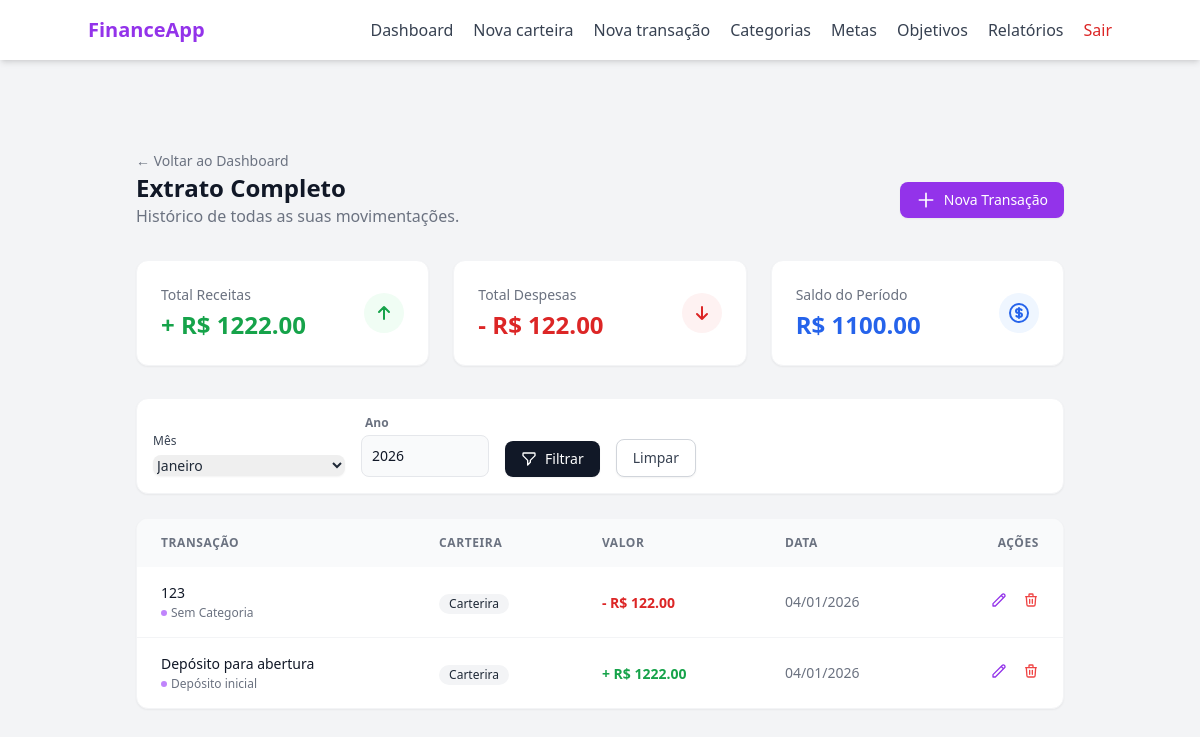
The app's page /transaction (signed in), older data.
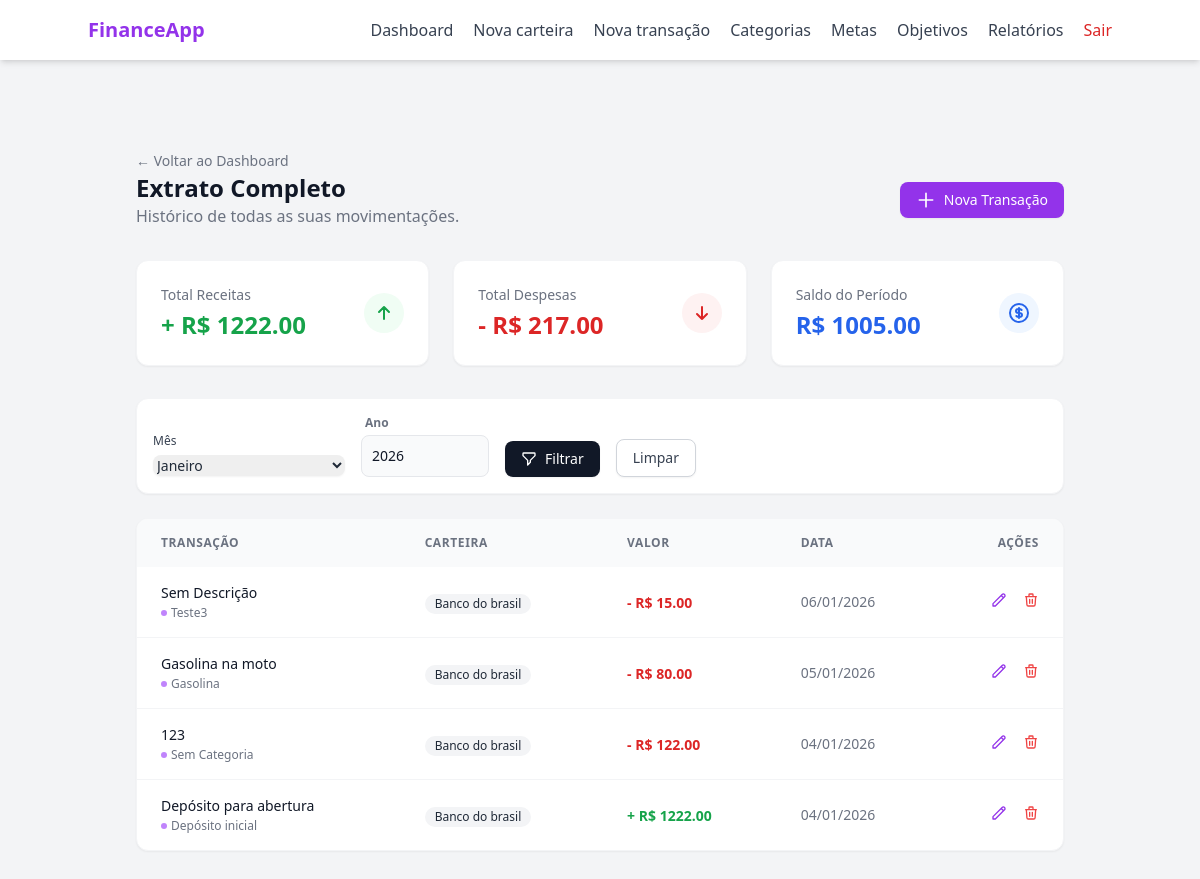
The same page, newer data.
### models/transaction.py (models this page shows, shortened)
class Transaction(db.Model):
    __tablename__ = "transactions"
    id = db.Column(db.Integer, primary_key= True)
    transaction_type = db.Column(db.String(20), nullable= False)
    value = db.Column(db.Float, nullable= False)
    created_at = db.Column(db.Date, default= lambda: datetime.now(timezone.utc).date())
    description = db.Column(db.String(100), nullable= True)
    wallet_id = db.Column(db.Integer, db.ForeignKey("wallets.id"), nullable= False)
    category_id = db.Column(db.Integer, db.ForeignKey("categories.id"), nullable= True)
    category = db.relationship("Category", backref= "transactions", lazy= True)
    wallet = db.relationship("Wallet", backref= "transactions", lazy= True)

### models/wallet.py (models this page shows, shortened)
class Wallet(db.Model):
    __tablename__ = "wallets"
    id = db.Column(db.Integer, primary_key= True)
    wallet_name = db.Column(db.String(100), nullable= False)
    initial_balance = db.Column(db.Float, default= 0.0)
    current_balance = db.Column(db.Float, default= 0.0)
    is_active = db.Column(db.Boolean, default= True)
    created_at = db.Column(db.DateTime, default= lambda: datetime.now(timezone.utc).date())
    user_id = db.Column(db.Integer, db.ForeignKey("users.id"), nullable= False)

### models/category.py (models this page shows, shortened)
class Category(db.Model):
    __tablename__ = "categories"
    id = db.Column(db.Integer, primary_key= True)
    name = db.Column(db.String(100), nullable= False)
    type = db.Column(db.String(20), nullable= False)
    __mapper_args__ = {
        "polymorphic_on": type,
        "polymorphic_identity": "category"
    }

class SystemCategory(Category):
    __mapper_args__ = {
        "polymorphic_identity": "system"
    }
    is_default = db.Column(db.Boolean, default= True)

### routes/transaction_routes.py (the view)
@transaction_bp.route("", methods=["GET"])
@login_required
def transaction_page():
    today = datetime.now()
    selected_month = request.args.get("month", today.month, type=int)
    selected_year = request.args.get("year", today.year, type=int)
    transactions = TransactionController.get_user_transactions(
        user_id=current_user.id,
        month=selected_month,
        year=selected_year
    )
    total_income = sum(t.value for t in transactions if t.transaction_type == "income")
    total_expense = sum(t.value for t in transactions if t.transaction_type == "expense")
    total_balance = total_income - total_expense
    categories = CategoryController.get_user_categories(user_id= current_user.id)
    return render_template("transaction/index.html",
                           transactions=transactions,
                           total_income=total_income,
                           total_expense=total_expense,
                           total_balance=total_balance,
                           categories = categories,
                           selected_month=selected_month,
                           selected_year=selected_year)

### controllers/category_controller.py (called while the page is built)
    @staticmethod
    def get_user_categories(user_id):
        return UserCategory.query.filter_by(user_id= user_id).all()

### controllers/transaction_controller.py (called while the page is built)
    @staticmethod
    def get_user_transactions(user_id, month=None, year=None):
        if month is None or year is None:
            return Transaction.query.join(Wallet).filter(
                Wallet.user_id == user_id
            ).order_by(Transaction.created_at.desc()).order_by(Transaction.id.desc()).all()
        return Transaction.query.join(Wallet).filter(
            Wallet.user_id == user_id,
            extract("month", Transaction.created_at) == month,
            extract("year", Transaction.created_at) == year
        ).order_by(Transaction.created_at.desc()).order_by(Transaction.id.desc()).all()

### templates/transaction/index.html (shortened to what this page needs)
{% extends "base.html" %}
{% block content %}
<div class="max-w-7xl mx-auto px-4 sm:px-6 lg:px-8 py-8">
    <div class="text-left pt-4">
        <a href="{{ url_for('main_bp.dashboard_page') }}" class="text-sm text-gray-500 hover:text-purple-600 transition-colors">
            ← Voltar ao Dashboard
        </a>
    </div>
    <div class="flex flex-col sm:flex-row justify-between items-start sm:items-center mb-8 gap-4">
        <div>
            <h1 class="text-2xl font-bold text-gray-900">Extrato Completo</h1>
            <p class="text-gray-500">Histórico de todas as suas movimentações.</p>
        </div>
        <a href="{{ url_for('transaction_bp.transaction_new_page') }}" class="inline-flex items-center px-4 py-2 bg-purple-600 hover:bg-purple-700 text-white text-sm font-medium rounded-lg transition-colors shadow-sm">
            <svg class="w-5 h-5 mr-2" fill="none" stroke="currentColor" viewBox="0 0 24 24"><path stroke-linecap="round" stroke-linejoin="round" stroke-width="2" d="M12 4v16m8-8H4"></path></svg>
            Nova Transação
        </a>
    </div>
    <div class="grid grid-cols-1 md:grid-cols-3 gap-6 mb-8">
        <div class="bg-white p-6 rounded-xl border border-gray-100 shadow-sm flex items-center justify-between">
            <div>
                <p class="text-sm text-gray-500 mb-1">Total Receitas</p>
                <h3 class="text-2xl font-bold text-green-600">+ R$ {{ "%.2f"|format(total_income) }}</h3>
            </div>
            <div class="w-10 h-10 rounded-full bg-green-50 flex items-center justify-center text-green-600">
                <svg class="w-6 h-6" fill="none" stroke="currentColor" viewBox="0 0 24 24"><path stroke-linecap="round" stroke-linejoin="round" stroke-width="2" d="M7 11l5-5m0 0l5 5m-5-5v12"></path></svg>
            </div>
        </div>
        <div class="bg-white p-6 rounded-xl border border-gray-100 shadow-sm flex items-center justify-between">
            <div>
                <p class="text-sm text-gray-500 mb-1">Total Despesas</p>
                <h3 class="text-2xl font-bold text-red-600">- R$ {{ "%.2f"|format(total_expense) }}</h3>
            </div>
            <div class="w-10 h-10 rounded-full bg-red-50 flex items-center justify-center text-red-600">
                <svg class="w-6 h-6" fill="none" stroke="currentColor" viewBox="0 0 24 24"><path stroke-linecap="round" stroke-linejoin="round" stroke-width="2" d="M17 13l-5 5m0 0l-5-5m5 5V6"></path></svg>
            </div>
        </div>
        <div class="bg-white p-6 rounded-xl border border-gray-100 shadow-sm flex items-center justify-between">
            <div>
                <p class="text-sm text-gray-500 mb-1">Saldo do Período</p>
                <h3 class="text-2xl font-bold {{ 'text-blue-600' if total_balance >= 0 else 'text-red-600' }}">
                    R$ {{ "%.2f"|format(total_balance) }}
                </h3>
            </div>
            <div class="w-10 h-10 rounded-full bg-blue-50 flex items-center justify-center text-blue-600">
            </div>
        </div>
    </div>
    <form method="GET" action="{{ request.path }}" class="bg-white p-4 rounded-xl border border-gray-100 shadow-sm mb-6">
        <div class="flex flex-col sm:flex-row gap-4 items-end">
            <div class="w-full sm:w-auto">
                <label for="month" class="block text-xs font-medium text-gray-700 mb-1">Mês</label>
                <select name="month" id="month" class="w-full sm:w-48 rounded-lg border-gray-300 text-sm focus:ring-purple-500 focus:border-purple-500 shadow-sm">
                    {% set meses = ['Janeiro', 'Fevereiro', 'Março', 'Abril', 'Maio', 'Junho', 'Julho', 'Agosto', 'Setembro', 'Outubro', 'Novembro', 'Dezembro'] %}
                    {% for m in range(1, 13) %}
                    <option value="{{ m }}" {% if selected_month == m %}selected{% endif %}>
                        {{ meses[m-1] }}
                    </option>
                    {% endfor %}
                </select>
            </div>
            <div class="flex flex-col w-full sm:w-32">
                <label for="year" class="text-xs font-semibold text-gray-500 mb-1 ml-1">Ano</label>
                <input type="number" name="year" id="year" class="bg-gray-50 border border-gray-200 text-gray-900 text-sm rounded-lg focus:ring-slate-800 focus:border-slate-800 block w-full p-2.5" value="{{ selected_year }}">
            </div>
            <button type="submit" class="w-full sm:w-auto px-4 py-2 bg-gray-900 hover:bg-gray-800 text-white text-sm font-medium rounded-lg transition-colors shadow-sm flex items-center justify-center gap-2">
                <svg class="w-4 h-4" fill="none" stroke="currentColor" viewBox="0 0 24 24"><path stroke-linecap="round" stroke-linejoin="round" stroke-width="2" d="M3 4a1 1 0 011-1h16a1 1 0 011 1v2.586a1 1 0 01-.293.707l-6.414 6.414a1 1 0 00-.293.707V17l-4 4v-6.586a1 1 0 00-.293-.707L3.293 7.293A1 1 0 013 6.586V4z"></path></svg>
                Filtrar
            </button>
            <a href="{{ request.path }}" class="w-full sm:w-auto px-4 py-2 bg-white border border-gray-300 text-gray-700 hover:bg-gray-50 text-sm font-medium rounded-lg transition-colors shadow-sm text-center">
                Limpar
            </a>
        </div>
    </form>
    <div class="bg-white rounded-xl shadow-sm border border-gray-100 overflow-hidden">
        <table class="w-full text-left border-collapse">
            <thead class="bg-gray-50">
                <tr>
                    <th class="px-6 py-4 text-xs font-semibold text-gray-500 uppercase tracking-wider">Transação</th>
                    <th class="px-6 py-4 text-xs font-semibold text-gray-500 uppercase tracking-wider">Carteira</th> <th class="px-6 py-4 text-xs font-semibold text-gray-500 uppercase tracking-wider">Valor</th>
                    <th class="px-6 py-4 text-xs font-semibold text-gray-500 uppercase tracking-wider">Data</th>
                    <th class="px-6 py-4 text-xs font-semibold text-gray-500 uppercase tracking-wider text-right">Ações</th>
                </tr>
            </thead>
            <tbody class="divide-y divide-gray-100">
                {% for transaction in transactions %}
                <tr class="hover:bg-gray-50 transition-colors group">
                    <td class="px-6 py-4">
                        <div class="flex flex-col">
                            <span class="text-sm font-medium text-gray-900">{{ transaction.description if transaction.description else 'Sem Descrição' }}</span>
                            <span class="text-xs text-gray-500 flex items-center gap-1 mt-0.5">
                                <span class="w-1.5 h-1.5 rounded-full bg-purple-400"></span>
                                {{ transaction.category.name if transaction.category else 'Sem Categoria' }}
                            </span>
                        </div>
                    </td>
                    <td class="px-6 py-4">
                        <span class="inline-flex items-center px-2.5 py-0.5 rounded-full text-xs font-medium bg-gray-100 text-gray-800">
                            {{ transaction.wallet.wallet_name }}
                        </span>
                    </td>
                    <td class="px-6 py-4 whitespace-nowrap">
                        <span class="text-sm font-bold {{ 'text-green-600' if transaction.transaction_type == 'income' else 'text-red-600' }}">
                            {{ "-" if transaction.transaction_type == 'expense' else "+" }} R$ {{ "%.2f"|format(transaction.value) }}
                        </span>
                    </td>
                    <td class="px-6 py-4 whitespace-nowrap text-sm text-gray-500">
                        {{ transaction.created_at.strftime('%d/%m/%Y') }}
                    </td>
                    <td class="px-6 py-4 text-right">
                        <button class="text-purple-600 hover:text-purple-700 mr-3"
                            title="Editar"
                            onclick="openEditTransactionModal(
                                '{{ url_for('transaction_bp.edit_transaction', transaction_id=transaction.id) }}',
                                '{{transaction.value}}',
                                '{{ transaction.created_at.strftime('%Y-%m-%d') if transaction.created_at else '' }}',
                                '{{transaction.description}}',
                                '{{transaction.category_id}}'
                            )"
                            {% if transaction.category.type == 'system' %} disabled {% endif %}>
                            <svg class="w-4 h-4" fill="none" stroke="currentColor" viewBox="0 0 24 24"><path stroke-linecap="round" stroke-linejoin="round" stroke-width="2" d="M15.232 5.232l3.536 3.536m-2.036-5.036a2.5 2.5 0 113.536 3.536L6.5 21.036H3v-3.572L16.732 3.732z"></path></svg>
                        </button>
                        <button class="text-red-500 hover:text-red-700"
                            title="Deletar"
                            onclick="openConfirmModal(
                            '{{ url_for('transaction_bp.delete_transaction', transaction_id=transaction.id) }}',
                            'Excluir Transação',
                            'Tem certeza que deseja apagar a transação de R$ {{ transaction.value }}? O saldo da carteira será atualizado.'
                            )"
                            class="text-red-600 hover:text-red-800 hover:underline transition-colors font-medium text-sm flex items-center gap-1"
                            {% if transaction.category.type == 'system' %} disabled {% endif %}>
                            <svg class="w-4 h-4" fill="none" stroke="currentColor" viewBox="0 0 24 24"><path stroke-linecap="round" stroke-linejoin="round" stroke-width="2" d="M19 7l-.867 12.142A2 2 0 0116.138 21H7.862a2 2 0 01-1.995-1.858L5 7m5 4v6m4-6v6m1-10V4a1 1 0 00-1-1h-4a1 1 0 00-1 1v3M4 7h16"></path></svg>
                        </button>
                    </td>
                </tr>
                {% endfor %}
            </tbody>
        </table>
    </div>
</div>
{% endblock %}

### templates/base.html (shortened to what this page needs)
<!DOCTYPE html>
<html lang="pt-BR">
<head>
    <script src="https://cdn.tailwindcss.com"></script>
</head>
<body class="bg-gray-100 text-gray-800">
    <header class="bg-white shadow-md p-4">
        <div class="max-w-5xl mx-auto flex items-center justify-between">
            <div class="text-xl font-bold text-purple-600">
                FinanceApp
            </div>
            <nav class="flex items-center gap-5 text-gray-700">
                <a href="{{ url_for('main_bp.dashboard_page') }}" class="hover:text-purple-600 transition">Dashboard</a>
                <a href="{{ url_for('wallet_bp.wallet_new_page') }}" class="hover:text-purple-600 transition">Nova carteira</a>
                <a href="{{ url_for('transaction_bp.transaction_new_page') }}" class="hover:text-purple-600 transition">Nova transação</a>
                <a href="{{ url_for('category_bp.category_index_page') }}" class="hover:text-purple-600 transition">Categorias</a>
                <a href="{{ url_for('goal_bp.goal_index_page') }}" class="hover:text-purple-600 transition">Metas</a>
                <a href="{{ url_for('objective_bp.objective_index_page') }}" class="hover:text-purple-600 transition">Objetivos</a>
                <a href="{{ url_for('report_bp.report_page') }}" class="hover:text-purple-600 transition">Relatórios</a>
                <a href="{{ url_for('auth_bp.logout') }}"
                   class="text-red-600 font-medium hover:text-red-700 transition">
                    Sair
                </a>
            </nav>
        </div>
    </header>
    <main class="max-w-5xl mx-auto py-10 px-4">
        {% block content %}
        {% endblock %}
    </main>
</body>
</html>

Row changes from the older to the newer data that the page shows:
added Transaction: transaction_type "-", value "15.00"
added Transaction: transaction_type "-", value "80.00"
changed through a linked row, Transaction (number 3 of 4 on the later page): wallet.wallet_name "Carterira" → "Banco do brasil"
changed through a linked row, Transaction "Depósito para abertura": wallet.wallet_name "Carterira" → "Banco do brasil"
Text that changed along with them:
{{ "%.2f"|format(total_expense) }}: "122.00" → "217.00"
{{ "%.2f"|format(total_balance) }}: "1100.00" → "1005.00"
